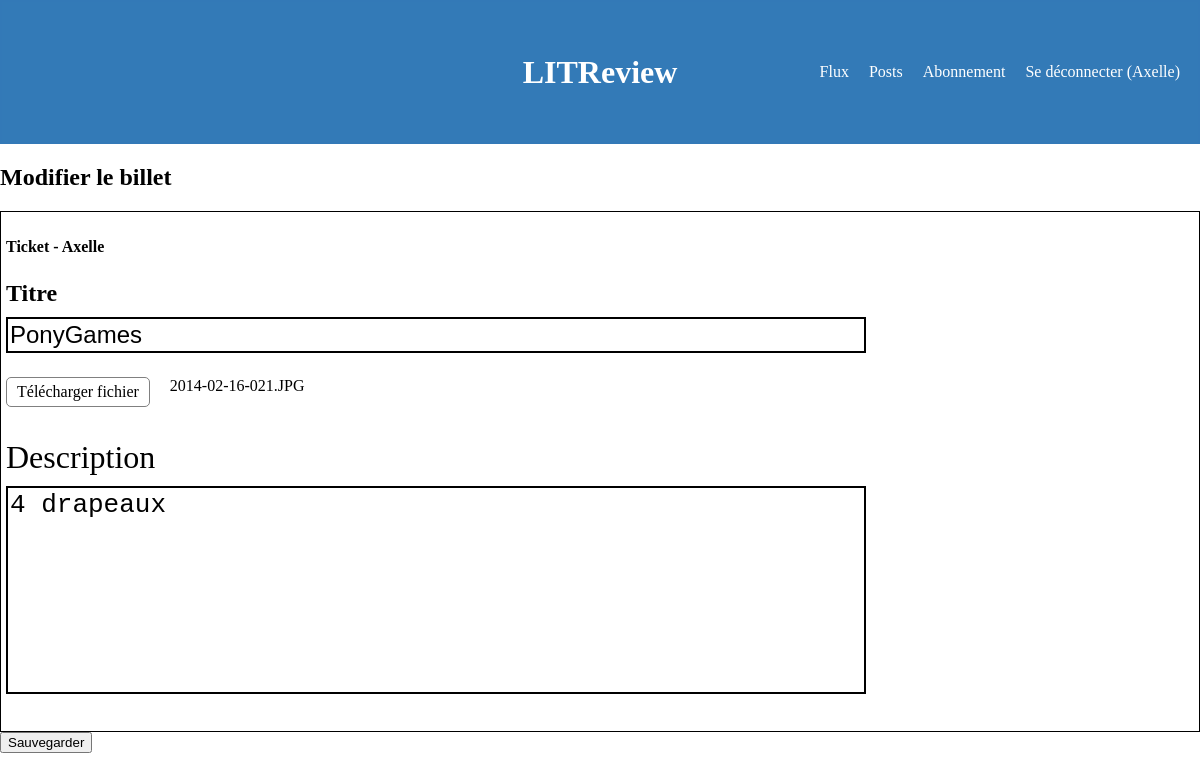
The page /ticket/40/edit/ (signed in) on the database its author committed.
### authentication/models.py (models this page shows)
class User(AbstractUser):
    follows = models.ManyToManyField(
        'self',
        symmetrical=False,
        verbose_name='abonné',
    )

### review/models.py (models this page shows, shortened)
class Ticket(models.Model):
    IMAGE_MAX_SIZE = (800, 800)
    title = models.CharField(max_length=128, verbose_name='Titre', null=False, blank=False)
    description = models.TextField(max_length=2048, null=False, blank=False, verbose_name='Description')
    user = models.ForeignKey(to=settings.AUTH_USER_MODEL, on_delete=models.CASCADE)
    image = models.ImageField(verbose_name='Image')
    time_created = models.DateTimeField(auto_now=True)
    review_created = models.BooleanField(default=False)

### review/views.py (the view)
# urls.py: path('ticket/<int:ticket_id>/edit/', review.views.ticket_edit, name='ticket_edit'),
@login_required
def ticket_edit(request, ticket_id):
    ticket = get_object_or_404(Ticket, id=ticket_id)
    edit_form = TicketForm(instance=ticket)
    delete_form = DeleteTicketForm()
    if request.method == 'POST':
        if 'edit_ticket' in request.POST:
            edit_form = TicketForm(request.POST, instance=ticket)
            if edit_form.is_valid():
                edit_form.save()
                return redirect('post')
    context = {
        'edit_form': edit_form,
        'delete_form': delete_form,
        }
    return render(request, 'review/ticket_edit.html', context)

### review/forms.py
class TicketForm(forms.ModelForm):
    edit_ticket = forms.BooleanField(widget=forms.HiddenInput, initial=True)
    class Meta:
        model = models.Ticket
        fields = ['title', 'description', 'image']

class DeleteTicketForm(forms.Form):
    delete_ticket = forms.BooleanField(widget=forms.HiddenInput, initial=True)

### review/templates/review/ticket_edit.html (shortened to what this page needs)
{% extends 'base.html' %}
{% load custom_filters %}
{% block content %}
    <h2>Modifier le billet</h2>
    <form method="post">
        <div class="ticket">
            <div class="author">
                <h4 > Ticket - {{ user.username }} </h4>
                <p>
                    <label for="id_title" >Titre</label><br>
                    <input class="id_title" type="text" name="title" maxlength="128" value="{{ edit_form.title.value }}" required="" id="id_title" placeholder="Titre de votre critique">
                </p>
                <div class="image-container">
                    <label for="customFileInput" class="custom_file_upload">Télécharger fichier</label>
                    <div>{{ edit_form.initial.image.name }}</div>
                </div>
                <div class="description">
                    <p>
                        <label for="id_description" >Description</label><br>
                        <textarea class="id_description id_body"  id="id_description" name="description" rows="4" cols="50" maxlength="2048" required="">{{ edit_form.description.value }}</textarea>
                    </p>
                </div>
            </div>
        </div>
        <input class="button_save" type="submit" value="Sauvegarder">
    </form>
{% endblock content %}

### templates/base.html (shortened to what this page needs)
{% load static %}
<!doctype html>
<html lang="fr">
    <head>
        <link rel="stylesheet" href="{% static 'css/style.css' %}">
    </head>
    <body>
        <div>
            <header class="header">
                <div class="banner">
                    <div class="banner-title">
                        <h1>LITReview</h1>
                    </div>
                    <nav class="banner-link">
                        {% if user.is_authenticated %}
                            <ul class="menu">
                                <li><a href="{% url 'home' %}" class="default-active">Flux</a></li>
                                <li><a href="{% url 'post' %}">Posts</a></li>
                                <li><a href="{% url 'follow_users' %}">Abonnement</a></li>
                                    <li><a href="{% url 'logout' %}">Se déconnecter ({{ request.user }})</a></li>
                            </ul>
                        {% endif %}
                    </nav>
                </div>
            </header>
        </div>
        {% block content %}
        {% endblock content %}
    </body>
</html>

### static/css/style.css (style rules this page uses)
html, body { margin: 0; padding: 0; width: 100%; }
.banner { top: 0; left: 0; width: 100%; height: 120px; background-color: #337ab7; padding-top: 10px; display: flex; align-items: center; padding-bottom: 10px; margin-bottom: 20px; position: relative; }
.banner-title { flex: 1; }
.banner-link { position: absolute; right: 10px; }
.header { height: 140px; background-color: #3379b7; color: white; padding: 2px; text-align: center; }
.ticket { display: inline-block; border: 1px solid #000; padding: 5px; width: 99% }
.author { text-align: left; }
.author > p { font-size: x-large; font-weight: bold; }
.id_title { font-size: inherit; margin-top: 10px; width: 71vw; height: 30px; border: 2px solid black; }
.id_body { vertical-align: text-top; word-wrap: break-word; white-space: pre-wrap; resize: none; font-size: inherit; line-height: inherit; margin-top: 10px; height: 200px; width: 71vw; border: 2px solid black; }
.custom_file_upload { cursor: pointer; padding: 5px 10px; border: 1px solid grey; display: inline-block; border-radius: 5px; }

### rows shown on the page
User: user "Axelle", username "Axelle"
Ticket: title "PonyGames", initial.image.name "2014-02-16-021.JPG", description "4 drapeaux"
